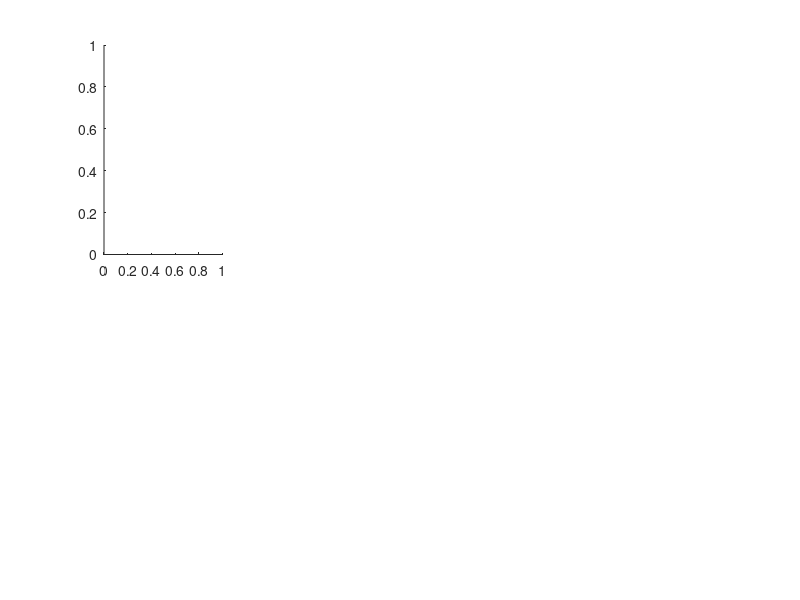

This chart was generated by the following MATLAB code: (Note: this script raises an error after producing the figure.)
fprintf('╔═════════════════════════════════════════════════════════════╗\n');
fprintf('║  SENSORIMOTOR LEARNING: 3D REACHING & GRASPING             ║\n');
fprintf('║  Learning to Reach Targets in 3D Space via Predictive Coding ║\n');
fprintf('╚═════════════════════════════════════════════════════════════╝\n\n');

% ====================================================================
% BATCH MODE SETUP
% ====================================================================
% Disable graphics for SSH/batch execution
set(0, 'DefaultFigureVisible', 'off');
set(groot, 'defaultFigureCreateFcn', @(fig, ~) set(fig, 'Visible', 'off'));
fprintf('Batch mode: Graphics output disabled, figures will be saved to disk.\n\n');

% ====================================================================
% 3D REACHING TASK CONFIGURATION
% ====================================================================

dt = 0.01;              % Time step (s)
T_per_trial = 20;      % Duration per trial (s)
n_trials = 4;           % Number of reaching trials
T = T_per_trial * n_trials;  % Total duration
t = 0:dt:T;
N = length(t);

% Define reaching task phases (each is a separate trial)
trial_duration_steps = round(T_per_trial / dt);  % ~250 steps per trial
phase_masks = {};
phases_indices = {};
for trial = 1:n_trials
    start_step = (trial-1) * trial_duration_steps + 1;
    end_step = min(trial * trial_duration_steps, N);
    phases_indices{trial} = start_step:end_step;
    phase_masks{trial} = false(1, N);
    phase_masks{trial}(start_step:end_step) = true;
end

% Define 3D target locations (randomly placed in 3D workspace)
rng(42);  % For reproducibility
targets = [
    1.5, 1.5, 1.0;      % Target 1
    -1.5, 1.5, 0.5;     % Target 2
    -1.5, -1.5, 1.5;    % Target 3
    1.5, -1.5, -0.5     % Target 4
];

% Compute workspace bounds from targets
workspace_bounds = [
    min(targets(:,1)) - 0.5, max(targets(:,1)) + 0.5;  % X bounds
    min(targets(:,2)) - 0.5, max(targets(:,2)) + 0.5;  % Y bounds
    min(targets(:,3)) - 0.5, max(targets(:,3)) + 0.5   % Z bounds
];

% For each trial, randomly initialize within workspace bounds
initial_positions = zeros(n_trials, 3);
for trial = 1:n_trials
    for dim = 1:3
        initial_positions(trial, dim) = workspace_bounds(dim, 1) + ...
            rand() * (workspace_bounds(dim, 2) - workspace_bounds(dim, 1));
    end
end

fprintf('3D REACHING TASK (Multi-Trial):\n');
fprintf('Workspace bounds: X∈[%.2f,%.2f], Y∈[%.2f,%.2f], Z∈[%.2f,%.2f]\n', ...
    workspace_bounds(1,1), workspace_bounds(1,2), ...
    workspace_bounds(2,1), workspace_bounds(2,2), ...
    workspace_bounds(3,1), workspace_bounds(3,2));
fprintf('\n');

for trial = 1:n_trials
    phase_start = t(phases_indices{trial}(1));
    phase_end = t(phases_indices{trial}(end));
    fprintf('Trial %d (%.2f-%.2fs): Start [%.2f, %.2f, %.2f] → Target [%.2f, %.2f, %.2f]\n', ...
        trial, phase_start, phase_end, ...
        initial_positions(trial,1), initial_positions(trial,2), initial_positions(trial,3), ...
        targets(trial,1), targets(trial,2), targets(trial,3));
end
fprintf('\n');

fprintf('3D REACHING TASK:\n');
fprintf('  Phase 1 (0-2.5s):  Reach to target [%.2f, %.2f, %.2f]\n', targets(1,1), targets(1,2), targets(1,3));
fprintf('  Phase 2 (2.5-5s):  Reach to target [%.2f, %.2f, %.2f]\n', targets(2,1), targets(2,2), targets(2,3));
fprintf('  Phase 3 (5-7.5s):  Reach to target [%.2f, %.2f, %.2f]\n', targets(3,1), targets(3,2), targets(3,3));
fprintf('  Phase 4 (7.5-10s): Reach to target [%.2f, %.2f, %.2f]\n\n', targets(4,1), targets(4,2), targets(4,3));

% ====================================================================
% LAYER DIMENSIONS - 3D VERSION
% ====================================================================

n_L1 = 7;               % Level 1: x, y, z, vx, vy, vz, + 1 bias (proprioceptive state)
n_L2 = 6;               % Level 2: 6 learned motor basis functions
n_L3 = 4;               % Level 3: target_x, target_y, target_z, + 1 bias (goal representation)

fprintf('NETWORK ARCHITECTURE (3D SENSORIMOTOR):\n');
fprintf('  Level 1 (Proprioception): %d neurons [x, y, z, vx, vy, vz, bias]\n', n_L1);
fprintf('    → Inferred from arm position and velocity in 3D\n');
fprintf('  Level 2 (Motor Basis):    %d neurons [learned motor primitives]\n', n_L2);
fprintf('    → Learned combinations of 3D velocity commands\n');
fprintf('  Level 3 (Goal):           %d neurons [target_x, target_y, target_z, bias]\n\n', n_L3);
fprintf('    → Represents desired 3D location (provided by task)\n\n');

% ====================================================================
% 3D KINEMATICS: INTEGRATING MOTOR COMMANDS INTO POSITION
% ====================================================================

% Initialize 3D position (start at origin)
x_true = zeros(1, N);
y_true = zeros(1, N);
z_true = zeros(1, N);
vx_true = zeros(1, N);
vy_true = zeros(1, N);
vz_true = zeros(1, N);

% Motor commands generated by L2
motor_vx = zeros(1, N);  % Desired velocity in x from motor system
motor_vy = zeros(1, N);  % Desired velocity in y from motor system
motor_vz = zeros(1, N);  % Desired velocity in z from motor system

% Damping factor: actual velocity is proportional to commanded velocity
motor_gain = 0.5;
damping = 0.95;

fprintf('3D MOTOR DYNAMICS:\n');
fprintf('  Motor gain: %.2f (scaling of commands to actual motion)\n', motor_gain);
fprintf('  Damping: %.2f (velocity decay per timestep)\n', damping);
fprintf('  Workspace: x,y,z ∈ [%.2f, %.2f] meters\n\n', workspace_bounds(1,1), workspace_bounds(1,2));

% ====================================================================
% LEARNING PARAMETERS
% ====================================================================

eta_rep = 0.001497;      % Representation learning rate
eta_W = 0.000155;        % Weight matrix learning rate
momentum = 0.9415;       % Momentum for representation updates
weight_decay = 0.9908;   % L2 regularization on weights
pi_L1 = 100;             % Precision (reliability) of L1 sensory input
pi_L2 = 10;              % Precision of L2 motor basis
pi_L3 = 1;               % Precision of L3 goal representation

fprintf('LEARNING PARAMETERS:\n');
fprintf('  η_rep = %.6f (representation learning rate)\n', eta_rep);
fprintf('  η_W   = %.6f (weight matrix learning rate)\n', eta_W);
fprintf('  Momentum = %.4f\n', momentum);
fprintf('  Weight Decay = %.4f\n', weight_decay);
fprintf('  π_L1  = %.0f, π_L2  = %.0f, π_L3  = %.0f\n\n', pi_L1, pi_L2, pi_L3);

% ====================================================================
% INITIALIZE REPRESENTATIONS (3D)
% ====================================================================

% Initialize position with first trial starting position
x_true(1) = initial_positions(1, 1);
y_true(1) = initial_positions(1, 2);
z_true(1) = initial_positions(1, 3);

% Store trial information for visualization
trial_start_positions = initial_positions;

% Pre-allocate representation matrices for ALL timesteps (CRITICAL!)
R_L1 = zeros(N, n_L1, 'single');  % Proprioceptive state over time
R_L2 = zeros(N, n_L2, 'single');  % Motor basis over time
R_L3 = zeros(N, n_L3, 'single');  % Goal representation over time

% Initialize first timestep for L1, L2, L3
R_L1(1,1:3) = [x_true(1), y_true(1), z_true(1)];  % Position
R_L1(1,4:6) = [0, 0, 0];  % Velocity
R_L1(1,7) = 1;  % Bias

% L2: Motor basis functions (initialize randomly)
R_L2(1,:) = 0.01 * randn(1, n_L2);

% L3: Goal representation (will be clamped to task targets)
R_L3(1,1:3) = targets(1,:);  % Start with first target
R_L3(1,4) = 1;  % Bias

fprintf('INITIAL CONDITIONS (Trial 1):\n');
fprintf('  Start position: [%.2f, %.2f, %.2f]\n', x_true(1), y_true(1), z_true(1));
fprintf('  Target position: [%.2f, %.2f, %.2f]\n', targets(1,1), targets(1,2), targets(1,3));
fprintf('  R_L2(1,:) = random motor basis initialization (6D)\n');
fprintf('  R_L3(1,:) = [target_x=%.2f, target_y=%.2f, target_z=%.2f, bias=1]\n\n', targets(1,1), targets(1,2), targets(1,3));

% Initialize weight matrices for 3D
W_L1_from_L2 = 0.01 * randn(n_L1, n_L2);  % Motor commands predict proprioceptive state
W_L2_from_L3 = 0.01 * randn(n_L2, n_L3);  % Goals predict motor commands

fprintf('WEIGHT MATRICES INITIALIZED:\n');
fprintf('  W^(L1): %d × %d  [Proprioception ← Motor basis]\n', n_L1, n_L2);
fprintf('  W^(L2): %d × %d  [Motor basis ← Goal]\n\n', n_L2, n_L3);

% Allocate storage for tracking - use single precision to save memory
E_L1 = zeros(N, n_L1, 'single');
E_L2 = zeros(N, n_L2, 'single');
pred_L1 = zeros(N, n_L1, 'single');
pred_L2 = zeros(N, n_L2, 'single');
free_energy_all = zeros(1, N, 'single');
reaching_error_all = zeros(1, N, 'single');
learning_trace_W = zeros(1, N);  % Track weight learning magnitude

% ====================================================================
% MAIN LEARNING LOOP (3D)
% ====================================================================

fprintf('Running 3D sensorimotor reaching trials...\n');

current_trial = 1;

for i = 1:N-1
    if mod(i, 100) == 0, fprintf('.'); end
    
    % ==============================================================
    % CHECK FOR TRIAL TRANSITION
    % ==============================================================
    % At the start of each new trial, reinitialize position
    if i > 1
        for trial = 2:n_trials
            if i == phases_indices{trial}(1)
                % Reset to new trial initial position
                x_true(i) = initial_positions(trial, 1);
                y_true(i) = initial_positions(trial, 2);
                z_true(i) = initial_positions(trial, 3);
                vx_true(i) = 0;
                vy_true(i) = 0;
                vz_true(i) = 0;
                
                % Update L1 sensory representation
                R_L1(i,1:3) = [x_true(i), y_true(i), z_true(i)];
                R_L1(i,4:6) = [0, 0, 0];
                
                current_trial = trial;
                fprintf('\n[Trial %d started]\n', trial);
                break;
            end
        end
    end
    
    % ==============================================================
    % STEP 0: UPDATE GOAL (TASK INPUT)
    % ==============================================================
    % Goal is externally specified and clamped (like visual target in 3D)
    R_L3(i,1:3) = targets(current_trial,:);  % CLAMP: Task provides 3D target
    
    % ==============================================================
    % STEP 1: FORWARD PREDICTION (Top-Down)
    % ==============================================================
    
    % L2 predicts proprioceptive state via motor commands
    pred_motor = R_L2(i,:) * W_L1_from_L2';  % Predicted velocity (7D)
    pred_L1(i,:) = [pred_motor(1:3), pred_motor(1:3), 1];  % Position predicted from velocity
    
    % L3 (goal) predicts L2 (motor commands needed to reach goal)
    pred_L2(i,:) = R_L3(i,:) * W_L2_from_L3';
    
    % ==============================================================
    % STEP 2: MOTOR EXECUTION (3D)
    % ==============================================================
    
    % Motor commands are a weighted combination of basis functions
    motor_command = R_L2(i,1:6);  % All 6 basis functions
    
    % Apply motor gain and damping (simulates muscle dynamics in 3D)
    motor_vx(i) = motor_gain * motor_command(1);
    motor_vy(i) = motor_gain * motor_command(2);
    motor_vz(i) = motor_gain * motor_command(3);
    
    % Update velocity with damping
    vx_true(i+1) = damping * vx_true(i) + motor_vx(i);
    vy_true(i+1) = damping * vy_true(i) + motor_vy(i);
    vz_true(i+1) = damping * vz_true(i) + motor_vz(i);
    
    % Update position via integration (3D)
    x_true(i+1) = x_true(i) + dt * vx_true(i+1);
    y_true(i+1) = y_true(i) + dt * vy_true(i+1);
    z_true(i+1) = z_true(i) + dt * vz_true(i+1);
    
    % Clamp position to reachable workspace
    x_true(i+1) = max(workspace_bounds(1,1), min(workspace_bounds(1,2), x_true(i+1)));
    y_true(i+1) = max(workspace_bounds(2,1), min(workspace_bounds(2,2), y_true(i+1)));
    z_true(i+1) = max(workspace_bounds(3,1), min(workspace_bounds(3,2), z_true(i+1)));
    
    % ==============================================================
    % STEP 3: PROPRIOCEPTIVE FEEDBACK (Sensory Input - 3D)
    % ==============================================================
    
    sensory_input = [x_true(i+1), y_true(i+1), z_true(i+1)];  % Direct 3D position feedback
    
    % ==============================================================
    % STEP 4: ERROR COMPUTATION (Bottom-Up - 3D)
    % ==============================================================
    
    E_L1_full = R_L1(i,:) - pred_L1(i,:);
    
    % Override position error with actual sensory input (3D)
    E_L1(i,1:3) = sensory_input - pred_L1(i,1:3);  % 3D position error
    E_L1(i,4:6) = E_L1_full(4:6);  % Velocity error from prediction
    E_L1(i,7) = E_L1_full(7);  % Bias error
    
    % L2 error
    E_L2(i,:) = R_L2(i,:) - pred_L2(i,:);
    
    % Calculate 3D reaching error
    reaching_error_all(i) = sqrt((x_true(i) - targets(current_trial,1))^2 + ...
                                 (y_true(i) - targets(current_trial,2))^2 + ...
                                 (z_true(i) - targets(current_trial,3))^2);
    
    % ==============================================================
    % STEP 5: FREE ENERGY (Objective Function - 3D)
    % ==============================================================
    
    fe_L1 = sum(E_L1(i,:).^2) / (2 * pi_L1);
    fe_L2 = sum(E_L2(i,:).^2) / (2 * pi_L2);
    
    % Add 3D reaching cost to free energy
    fe_reaching = (pi_L1 / 100) * reaching_error_all(i)^2;
    
    free_energy_all(i) = fe_L1 + fe_L2 + fe_reaching;
    
    % ==============================================================
    % STEP 6: REPRESENTATION UPDATES (3D)
    % ==============================================================
    
    % L1: Proprioceptive state updates (3D position clamped, velocity inferred)
    R_L1(i+1,1:3) = sensory_input;  % CLAMP: 3D Position from proprioception
    
    % Velocity inferred from prediction error
    delta_R_L1_inferred = -E_L1(i,4:6);
    decay = 1 - momentum;
    R_L1(i+1,4:6) = momentum * R_L1(i,4:6) + decay * eta_rep * delta_R_L1_inferred;
    R_L1(i+1,4:6) = max(-2, min(2, R_L1(i+1,4:6)));  % 3D Velocity bounds
    R_L1(i+1,7) = 1;  % Bias
    
    % L2: Motor basis updates driven by 3D goal-directed reaching
    coupling_from_L1 = E_L1(i,:) * W_L1_from_L2;
    norm_W1 = max(0.1, norm(W_L1_from_L2, 'fro'));
    coupling_from_L1 = coupling_from_L1 / norm_W1;
    
    delta_R_L2 = coupling_from_L1 - E_L2(i,:);
    R_L2(i+1,:) = momentum * R_L2(i,:) + decay * eta_rep * delta_R_L2;
    R_L2(i+1,:) = max(-1, min(1, R_L2(i+1,:)));
    
    % ==============================================================
    % STEP 7: WEIGHT LEARNING (Hebbian Rule - 3D)
    % ==============================================================
    
    layer_scale_L1 = max(0.1, mean(abs(R_L2(i,:))));
    layer_scale_L2 = max(0.1, mean(abs(R_L3(i,:))));
    
    % Learn mapping from motor basis to proprioceptive state
    dW_L1 = -(eta_W * pi_L1 / layer_scale_L1) * (E_L1(i,:)' * R_L2(i,:));
    W_L1_from_L2 = W_L1_from_L2 + dW_L1;
    
    % Learn mapping from goals to motor commands
    dW_L2 = -(eta_W * pi_L2 / layer_scale_L2) * (E_L2(i,:)' * R_L3(i,:));
    W_L2_from_L3 = W_L2_from_L3 + dW_L2;
    
    % Weight regularization
    W_L1_from_L2 = W_L1_from_L2 * weight_decay;
    W_L2_from_L3 = W_L2_from_L3 * weight_decay;
    
    learning_trace_W(i) = norm(dW_L1, 'fro') + norm(dW_L2, 'fro');
    
end  % End main loop

fprintf('\n\n');

% ====================================================================
% 3D VISUALIZATION
% ====================================================================

fprintf('Creating visualization...\n');

% Use painters renderer to avoid graphics hardware issues in batch mode
fig = figure('Position', [100, 100, 1600, 1000], 'Visible', 'off', 'Renderer', 'painters');

% Define colors for trials
colors = {'r', 'g', 'b', 'm'};

% Plot 1: 3D Ground Truth Trajectories (Actual Reaching Paths)
subplot(2, 4, 1);
hold on;
for trial = 1:n_trials
    trial_idx = phases_indices{trial};
    traj_x = x_true(trial_idx);
    traj_y = y_true(trial_idx);
    traj_z = z_true(trial_idx);
    
    % Plot trajectory with color gradient (time progression)
    plot_trajectory_3d(traj_x, traj_y, traj_z, colors{trial}, 0.7);
    
    % Plot starting position and target (no legend for batch mode)
    plot3(trial_start_positions(trial,1), trial_start_positions(trial,2), trial_start_positions(trial,3), ...
        's', 'Color', colors{trial}, 'MarkerSize', 10, 'MarkerFaceColor', colors{trial});
    plot3(targets(trial, 1), targets(trial, 2), targets(trial, 3), ...
        'o', 'Color', colors{trial}, 'MarkerSize', 12, 'MarkerFaceColor', colors{trial});
end
axis equal; grid on;
xlabel('X (m)'); ylabel('Y (m)'); zlabel('Z (m)');
title('3D Ground Truth Trajectories (Actual Reaching)');
view(45, 45);

% Plot 2: 3D Learned Position Predictions (Model Learned Trajectories)
subplot(2, 4, 2);
hold on;
for trial = 1:n_trials
    trial_idx = phases_indices{trial};
    traj_x = R_L1(trial_idx,1);
    traj_y = R_L1(trial_idx,2);
    traj_z = R_L1(trial_idx,3);
    
    % Plot trajectory with color gradient (time progression) - dashed
    plot_trajectory_3d_dashed(traj_x, traj_y, traj_z, colors{trial}, 0.7);
    
    % Plot starting position
    plot3(trial_start_positions(trial,1), trial_start_positions(trial,2), trial_start_positions(trial,3), ...
        's', 'Color', colors{trial}, 'MarkerSize', 10, 'MarkerFaceColor', colors{trial}, 'MarkerEdgeColor', 'k');
    % Plot target
    plot3(targets(trial, 1), targets(trial, 2), targets(trial, 3), ...
        'o', 'Color', colors{trial}, 'MarkerSize', 12, 'MarkerFaceColor', colors{trial}, 'MarkerEdgeColor', 'k');
end
axis equal; grid on;
xlabel('X (m)'); ylabel('Y (m)'); zlabel('Z (m)');
title('3D Learned Position Predictions (Model Trajectories)');
view(45, 45);

% Plot 3: 3D Overlay - Ground Truth vs Learned Predictions
subplot(2, 4, 3);
hold on;
for trial = 1:n_trials
    trial_idx = phases_indices{trial};
    
    % Ground truth trajectory (solid)
    traj_x = x_true(trial_idx);
    traj_y = y_true(trial_idx);
    traj_z = z_true(trial_idx);
    plot_trajectory_3d(traj_x, traj_y, traj_z, colors{trial}, 0.7);
    
    % Learned prediction trajectory (dashed)
    traj_x_pred = R_L1(trial_idx,1);
    traj_y_pred = R_L1(trial_idx,2);
    traj_z_pred = R_L1(trial_idx,3);
    plot_trajectory_3d_dashed(traj_x_pred, traj_y_pred, traj_z_pred, colors{trial}, 0.7);
    
    % Plot starting position
    plot3(trial_start_positions(trial,1), trial_start_positions(trial,2), trial_start_positions(trial,3), ...
        's', 'Color', colors{trial}, 'MarkerSize', 8, 'MarkerFaceColor', colors{trial}, 'MarkerEdgeColor', 'k', 'LineWidth', 1.5);
    % Plot target
    plot3(targets(trial, 1), targets(trial, 2), targets(trial, 3), ...
        'o', 'Color', colors{trial}, 'MarkerSize', 10, 'MarkerFaceColor', colors{trial}, 'MarkerEdgeColor', 'k', 'LineWidth', 1.5);
end
axis equal; grid on;
xlabel('X (m)'); ylabel('Y (m)'); zlabel('Z (m)');
title('3D Overlay: Truth (solid) vs Learned (dashed)');
view(45, 45);

% Plot 4: Alternative 3D View (different angle for better perspective)
subplot(2, 4, 4);
hold on;
for trial = 1:n_trials
    trial_idx = phases_indices{trial};
    
    % Ground truth trajectory (solid)
    traj_x = x_true(trial_idx);
    traj_y = y_true(trial_idx);
    traj_z = z_true(trial_idx);
    plot_trajectory_3d(traj_x, traj_y, traj_z, colors{trial}, 0.7);
    
    % Learned prediction trajectory (dashed)
    traj_x_pred = R_L1(trial_idx,1);
    traj_y_pred = R_L1(trial_idx,2);
    traj_z_pred = R_L1(trial_idx,3);
    plot_trajectory_3d_dashed(traj_x_pred, traj_y_pred, traj_z_pred, colors{trial}, 0.7);
    
    % Plot starting position
    plot3(trial_start_positions(trial,1), trial_start_positions(trial,2), trial_start_positions(trial,3), ...
        's', 'Color', colors{trial}, 'MarkerSize', 8, 'MarkerFaceColor', colors{trial}, 'MarkerEdgeColor', 'k', 'LineWidth', 1.5);
    % Plot target
    plot3(targets(trial, 1), targets(trial, 2), targets(trial, 3), ...
        'o', 'Color', colors{trial}, 'MarkerSize', 10, 'MarkerFaceColor', colors{trial}, 'MarkerEdgeColor', 'k', 'LineWidth', 1.5);
end
axis equal; grid on;
xlabel('X (m)'); ylabel('Y (m)'); zlabel('Z (m)');
title('3D Overlay (Top View)');
view(0, 90);  % Top-down view

% Calculate position and velocity errors
pos_error = sqrt((x_true - R_L1(:,1)').^2 + (y_true - R_L1(:,2)').^2 + (z_true - R_L1(:,3)').^2);
vel_error = sqrt((vx_true - R_L1(:,4)').^2 + (vy_true - R_L1(:,5)').^2 + (vz_true - R_L1(:,6)').^2);

% Plot 5: Position Error by Trial
subplot(2, 4, 5);
hold on;
for trial = 1:n_trials
    trial_idx = phases_indices{trial};
    plot(trial_idx, pos_error(trial_idx), 'Color', colors{trial}, 'LineWidth', 1.5);
end
grid on; xlabel('Time (steps)'); ylabel('Position Error (m)');
title('Position RMSE: Truth vs Learned');

% Plot 6: Velocity Error by Trial
subplot(2, 4, 6);
hold on;
for trial = 1:n_trials
    trial_idx = phases_indices{trial};
    plot(trial_idx, vel_error(trial_idx), 'Color', colors{trial}, 'LineWidth', 1.5);
end
grid on; xlabel('Time (steps)'); ylabel('Velocity Error (m/s)');
title('Velocity RMSE: Truth vs Learned');

% Plot 7: Free Energy Trajectory
subplot(2, 4, 7);
plot(free_energy_all, 'k-', 'LineWidth', 1.5);
grid on; xlabel('Time (steps)'); ylabel('Free Energy');
title('Free Energy Minimization');
xlim([0 N]);

% Plot 8: Trial Indicator
subplot(2, 4, 8);
trial_vals = zeros(1, N);
for trial = 1:n_trials
    trial_vals(phases_indices{trial}) = trial;
end
image(reshape(trial_vals, 1, N));
colorbar; caxis([1 4]);
xlabel('Time (steps)');
title('Trial Label');
set(gca, 'YTickLabel', '');

% Compute summary statistics by trial
pos_rmse_by_trial = [];
vel_rmse_by_trial = [];
reaching_distance_by_trial = [];

for trial = 1:n_trials
    trial_idx = phases_indices{trial};
    pos_rmse_by_trial(trial) = sqrt(mean(pos_error(trial_idx).^2));
    vel_rmse_by_trial(trial) = sqrt(mean(vel_error(trial_idx).^2));
    reaching_distance_by_trial(trial) = reaching_error_all(trial_idx(end));
end

sgtitle(sprintf(['3D Multi-Trial Sensorimotor Reaching - Rao & Ballard Predictive Coding\n', ...
    'Position RMSE by Trial: [%.4f, %.4f, %.4f, %.4f] m | ', ...
    'Velocity RMSE: [%.4f, %.4f, %.4f, %.4f] m/s'], ...
    pos_rmse_by_trial(1), pos_rmse_by_trial(2), pos_rmse_by_trial(3), pos_rmse_by_trial(4), ...
    vel_rmse_by_trial(1), vel_rmse_by_trial(2), vel_rmse_by_trial(3), vel_rmse_by_trial(4)), ...
    'FontSize', 10, 'FontWeight', 'bold');

% ====================================================================
% SAVE FIGURE
% ====================================================================

fprintf('Saving figure to disk...\n');

output_dir = './figures';
if ~exist(output_dir, 'dir')
    mkdir(output_dir);
end

% Save as PNG with simple approach
try
    figure_filename = fullfile(output_dir, '3D_reaching_trajectories.png');
    saveas(fig, figure_filename, 'png');
    fprintf('✓ PNG saved: %s\n', figure_filename);
catch ME
    fprintf('Warning: PNG save failed: %s\n', ME.message);
end

% Save as PDF
try
    pdf_filename = fullfile(output_dir, '3D_reaching_trajectories.pdf');
    saveas(fig, pdf_filename, 'pdf');
    fprintf('✓ PDF saved: %s\n', pdf_filename);
catch ME
    fprintf('Warning: PDF save failed: %s\n', ME.message);
end

% Close figure
close(fig);

% ====================================================================
% ANALYSIS SUMMARY (3D Multi-Trial)
% ====================================================================

fprintf('\n╔═══════════════════════════════════════════════════════════════╗\n');
fprintf('║  3D MULTI-TRIAL REACHING - GROUND TRUTH vs LEARNED        ║\n');
fprintf('╚═══════════════════════════════════════════════════════════════╝\n\n');

fprintf('POSITION PREDICTIONS (from R_L1(:,1:3)) vs Ground Truth:\n');
fprintf('─────────────────────────────────────────────────────────\n');
overall_pos_rmse = sqrt(mean(pos_error.^2));
fprintf('Overall Position RMSE: %.6f m\n\n', overall_pos_rmse);

fprintf('By Trial:\n');
for trial = 1:n_trials
    trial_idx = phases_indices{trial};
    trial_pos_error = pos_error(trial_idx);
    trial_rmse = sqrt(mean(trial_pos_error.^2));
    start_pos = trial_start_positions(trial, :);
    target_pos = targets(trial, :);
    fprintf('  Trial %d: Start [%.2f, %.2f, %.2f] → Target [%.2f, %.2f, %.2f]\n', ...
        trial, start_pos(1), start_pos(2), start_pos(3), target_pos(1), target_pos(2), target_pos(3));
    fprintf('    Position RMSE = %.6f m (mean error: %.6f m)\n', trial_rmse, mean(trial_pos_error));
end

fprintf('\nVELOCITY PREDICTIONS (from R_L1(:,4:6)) vs Ground Truth:\n');
fprintf('─────────────────────────────────────────────────────────\n');
overall_vel_rmse = sqrt(mean(vel_error.^2));
fprintf('Overall Velocity RMSE: %.6f m/s\n\n', overall_vel_rmse);

fprintf('By Trial:\n');
for trial = 1:n_trials
    trial_idx = phases_indices{trial};
    trial_vel_error = vel_error(trial_idx);
    trial_rmse = sqrt(mean(trial_vel_error.^2));
    fprintf('  Trial %d: Velocity RMSE = %.6f m/s (mean error: %.6f m/s)\n', ...
        trial, trial_rmse, mean(trial_vel_error));
end

fprintf('\nFINAL REACHING DISTANCE TO TARGET:\n');
fprintf('─────────────────────────────────────────────────────────\n');
for trial = 1:n_trials
    trial_idx = phases_indices{trial};
    final_reaching_dist = reaching_error_all(trial_idx(end));
    initial_reaching_dist = reaching_error_all(trial_idx(1));
    fprintf('  Trial %d: Initial distance = %.6f m, Final distance = %.6f m\n', ...
        trial, initial_reaching_dist, final_reaching_dist);
end

fprintf('\nLEARNING EFFICIENCY:\n');
fprintf('─────────────────────────────────────────────────────────\n');
fprintf('Final Free Energy:           %.6e\n', free_energy_all(end));
fprintf('Free Energy Reduction Rate:  %.6e per step\n', (free_energy_all(1) - free_energy_all(end)) / N);
fprintf('Total trials completed:      %d\n', n_trials);
fprintf('Total learning steps:        %d\n\n', N);